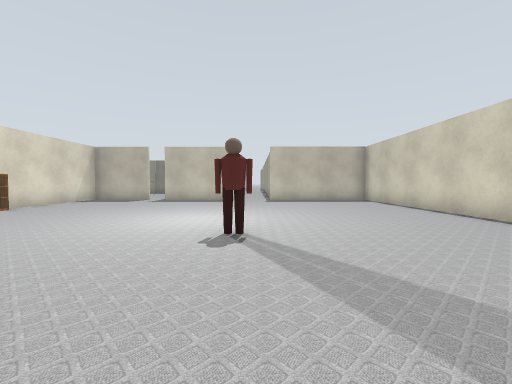
[1] (above)

19 first-person views from a walk through a Gazebo world. The camera is 0.9 m above the floor, tilts 2° down and sees 90° across. The lines on the ground mark 1 m squares. The floor is counted in squares, 1 m on a side. Each view is taken from the middle of a square. On the plan, view 1 faces up. The plan holds only what a view shows up to about 10 squares ahead; the rest is blank. The place goes on beyond the plan. Simple patterns stand in for the simulator's built-in surfaces. Simple shapes stand in for some stock models.

[2]
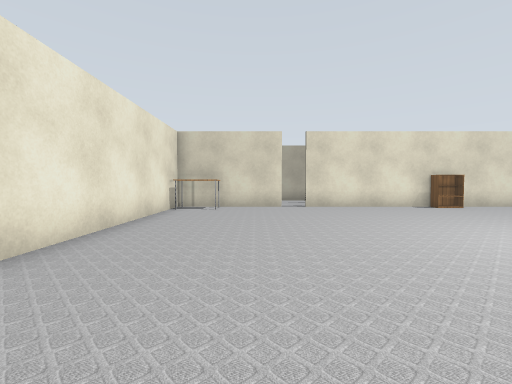

[3]
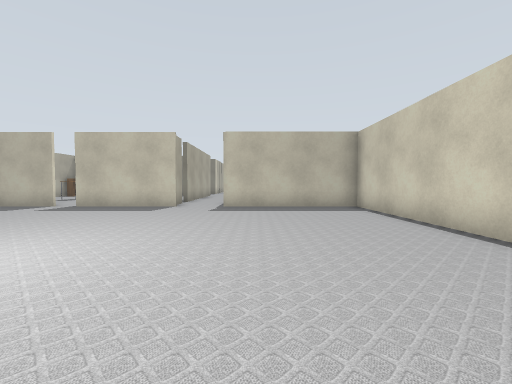

[4]
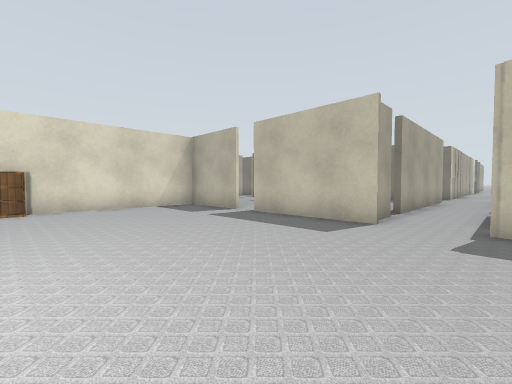

[5]
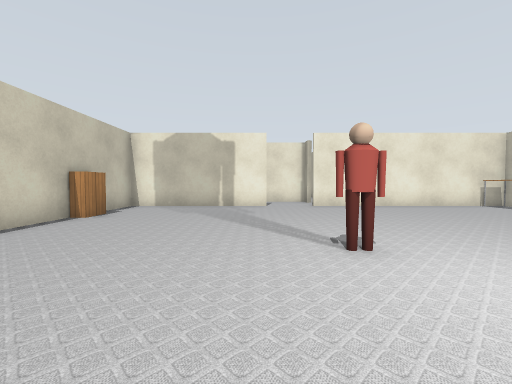

[6]
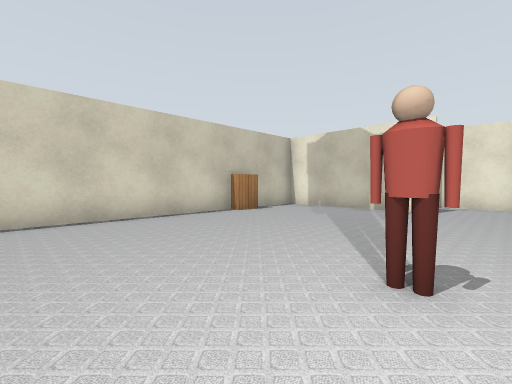

[7]
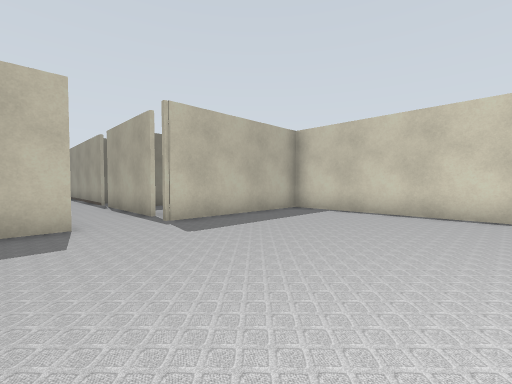

[8]
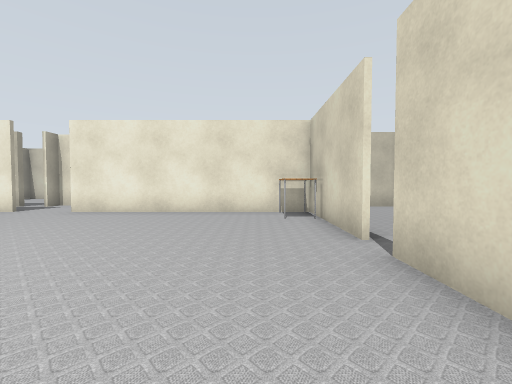

[9]
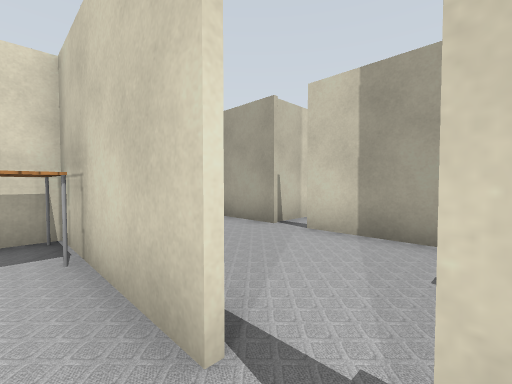

[10]
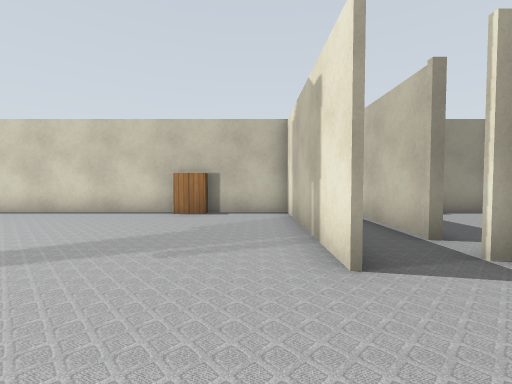

[11]
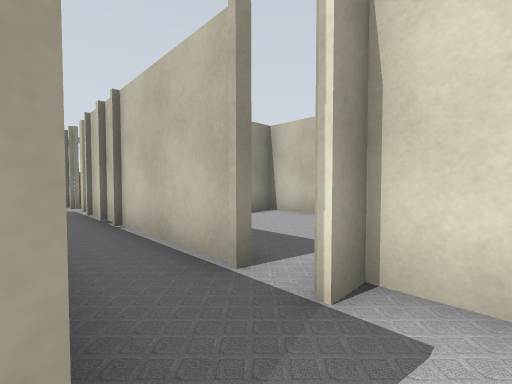

[12]
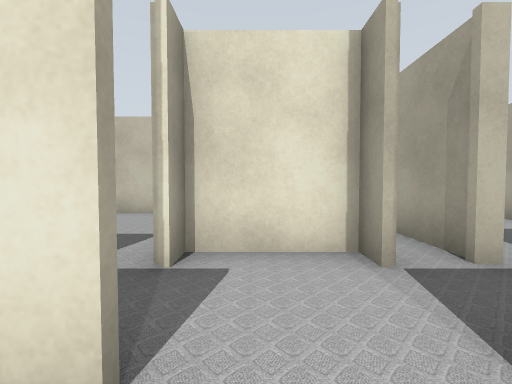

[13]
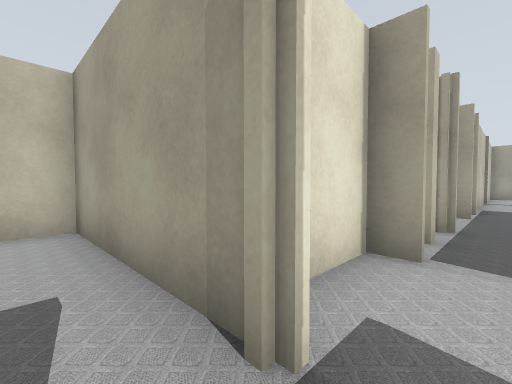

[14]
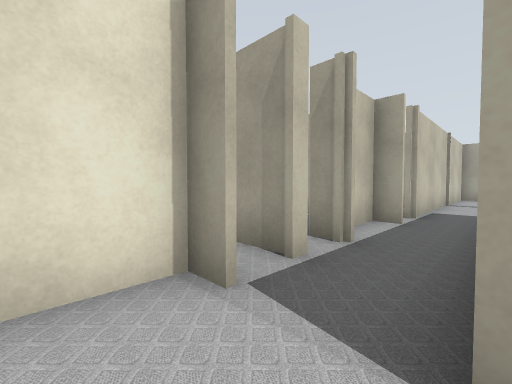

[15]
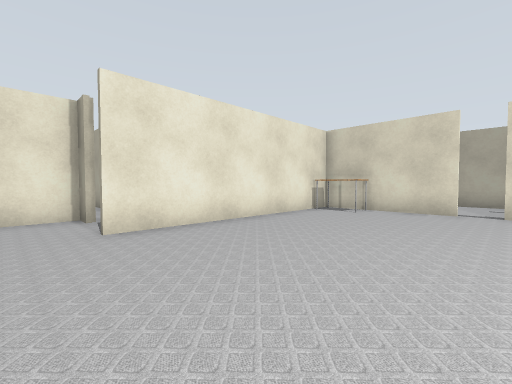

[16]
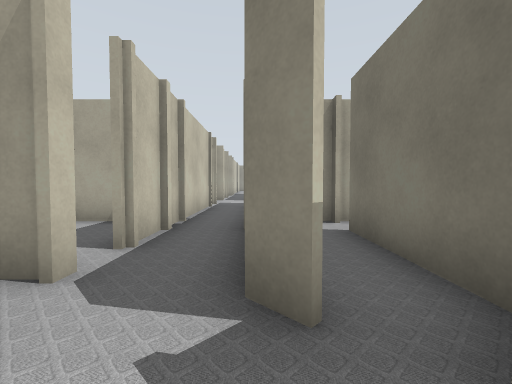

[17]
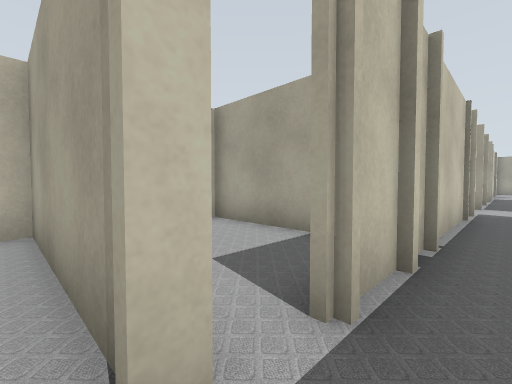

[18]
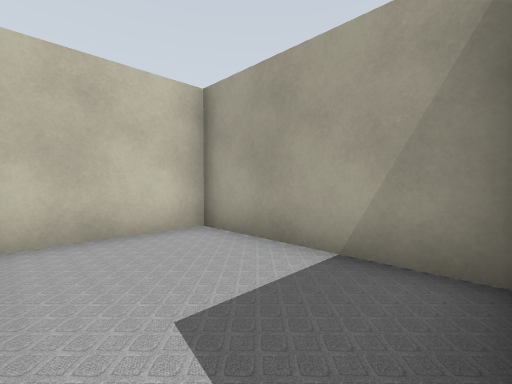

[19]
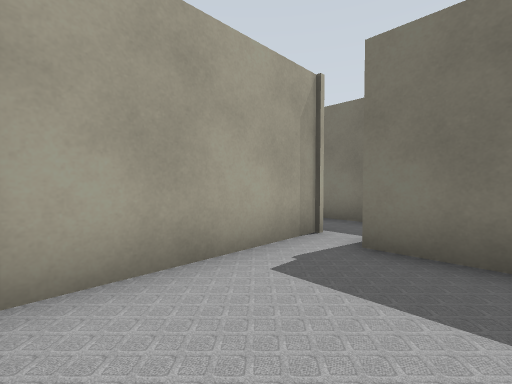

### Floor plan
Ten units are one square. View 1 is at (0, 0); x grows to the right and y downward. Boxes are objects, and circles mark ways between rooms. Rooms are numbered by the first view taken in them; rooms with no view inside come last. Other rooms are left out.
<svg viewBox="-130 -205 251 296">
<path fill="none" stroke="#000" d="M-10 -138 -50 -138M5 20 59 20 59 -138 8 -138M-87 -20 -87 20 -11 20M9 -148 9 -188M-58 -138 -79 -138M-13 -154 -13 -145M-87 -126 -87 -29M-13 -200 -13 -161M20 38 86 38M-13 43 9 43M-24 21 -35 21M-29 38 -25 38M105 38 116 38M105 16 100 21M-62 43 -52 43M60 64 60 86M59 86 101 86M1 44 -15 44M-25 38 -25 81M-37 36 -37 45M-123 8 -123 26M-123 -29 -123 0M-125 38 -72 38M10 36 10 86 59 86 59 68"/>
<rect x="-85" y="5" width="10" height="10" fill="#bbb"><title>table</title></rect>
<rect x="-85" y="-85" width="10" height="10" fill="#bbb"><title>bookshelf</title></rect>
<rect x="-5" y="-55" width="10" height="10" fill="#bbb"><title>person</title></rect>
<rect x="55" y="-15" width="10" height="10" fill="#bbb"><title>bookshelf</title></rect>
<circle cx="-5" cy="20" r="3" fill="#2a7"/>
<circle cx="-90" cy="-25" r="3" fill="#2a7"/>
<circle cx="90" cy="40" r="3" fill="#2a7"/>
<circle cx="-20" cy="40" r="3" fill="#2a7"/>
<circle cx="-85" cy="30" r="3" fill="#2a7"/>
<circle cx="20" cy="40" r="3" fill="#2a7"/>
<text x="-10" y="-60">1</text>
<text x="30" y="30">2</text>
<text x="80" y="60">3</text>
<text x="-10" y="60">4</text>
<text x="-100" y="0">5</text>
<text x="40" y="60">6</text>
</svg>
Room 1 opens to room 2. Room 1 opens to room 5. Room 2 opens to room 3. Room 2 opens to room 4. Room 2 opens to room 5. Room 2 opens to room 6.

Where each view was taken, in squares from view 1:
view 1: 0 up, 0 right, facing up
view 2: 1 up, 1 right, facing left
view 3: 4 up, 2 right, facing up
view 4: 8 up, 1 right, facing up-left
view 5: 8 up, 1 right, facing down
view 6: 7 up, 1 left, facing down-right
view 7: 8 up, 2 left, facing up-right
view 8: 6 up, 7 left, facing down
view 9: 3 up, 8 left, facing down-left
view 10: 1 down, 2 left, facing right
view 11: 2 down, 0 right, facing down-right
view 12: 1 down, 0 right, facing down
view 13: 3 down, 2 right, facing down-left
view 14: 2 down, 0 right, facing down-left
view 15: 3 up, 0 right, facing down-left
view 16: 2 down, 12 right, facing left
view 17: 3 down, 10 right, facing down-left
view 18: 4 down, 9 right, facing down-left
view 19: 8 down, 0 right, facing up-left
